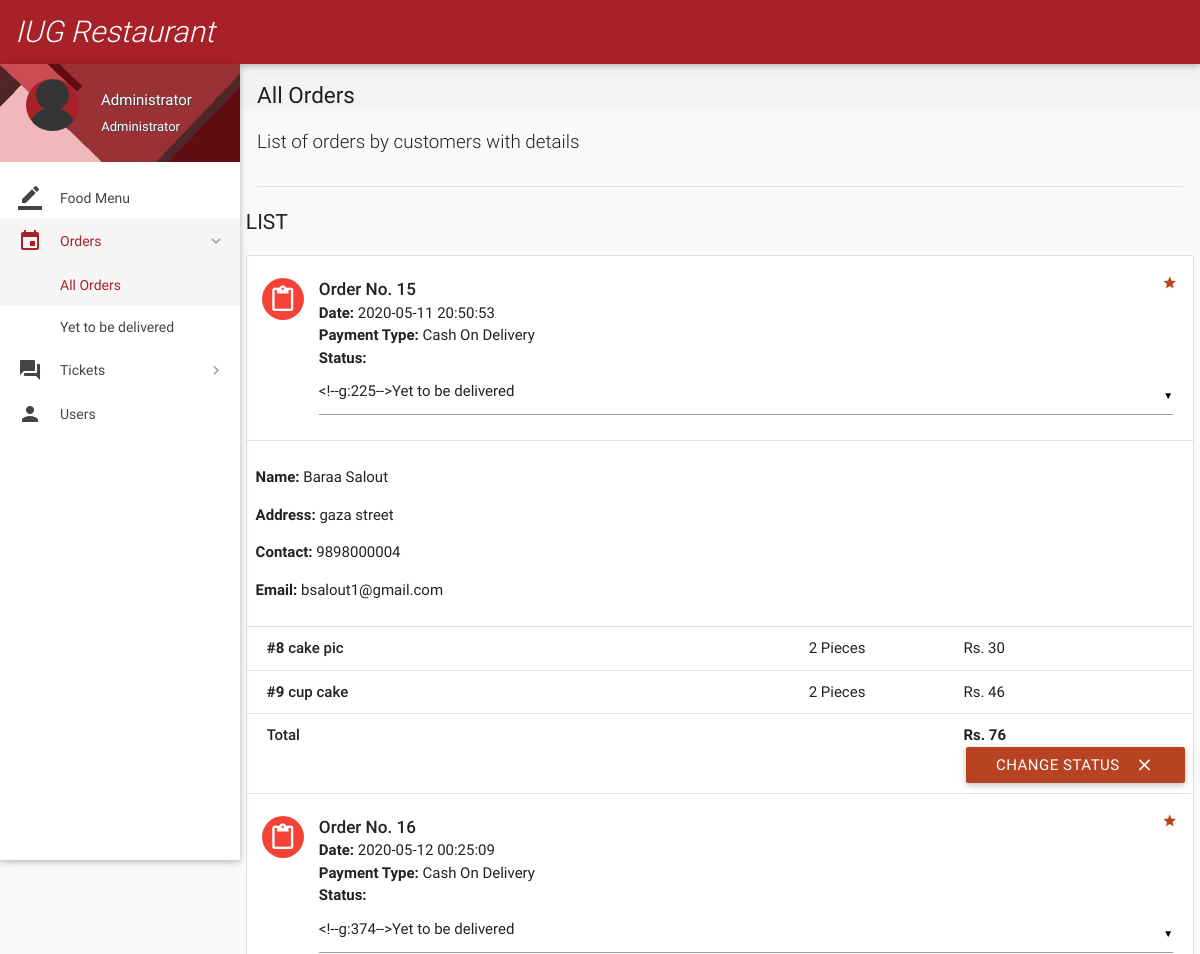
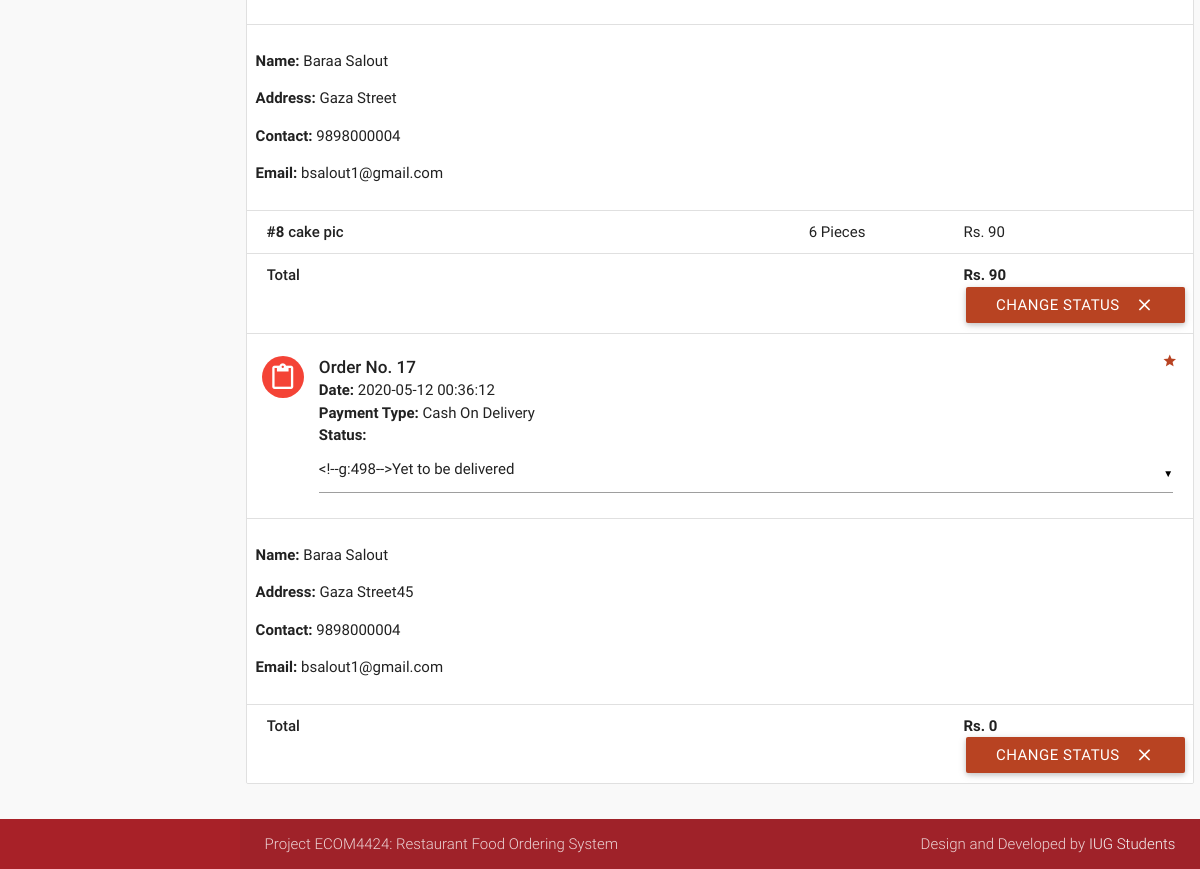
The app's page /all-orders.php (signed in) with its own data (2 pictures, top to bottom).
### tables this page shows
CREATE TABLE `orders` (
  `id` int(11) NOT NULL,
  `customer_id` int(11) NOT NULL,
  `address` varchar(300) NOT NULL,
  `description` varchar(300) NOT NULL,
  `date` datetime NOT NULL DEFAULT current_timestamp(),
  `payment_type` varchar(16) NOT NULL DEFAULT 'Wallet',
  `total` int(11) NOT NULL,
  `status` varchar(25) NOT NULL DEFAULT 'Yet to be delivered',
  `deleted` tinyint(4) NOT NULL DEFAULT 0
);

CREATE TABLE `users` (
  `id` int(11) NOT NULL,
  `role` varchar(15) NOT NULL DEFAULT 'Customer',
  `name` varchar(15) NOT NULL,
  `username` varchar(10) NOT NULL,
  `password` varchar(16) NOT NULL,
  `email` varchar(35) DEFAULT NULL,
  `address` varchar(300) DEFAULT NULL,
  `contact` bigint(11) NOT NULL,
  `verified` tinyint(1) NOT NULL DEFAULT 0,
  `deleted` tinyint(4) NOT NULL DEFAULT 0
);

CREATE TABLE `order_details` (
  `id` int(11) NOT NULL,
  `order_id` int(11) NOT NULL,
  `item_id` int(11) NOT NULL,
  `quantity` int(11) NOT NULL,
  `price` int(11) NOT NULL
);

CREATE TABLE `items` (
  `id` int(11) NOT NULL,
  `name` varchar(20) NOT NULL,
  `price` int(11) NOT NULL,
  `deleted` tinyint(4) NOT NULL DEFAULT 0
);

### includes/connect.php (called while the page is built, shortened)
<?php
$name = $_SESSION['name'];
$role = $_SESSION['role'];
?>

### all-orders.php (the view, shortened to what this page needs)
<?php
include 'includes/connect.php';
	if($_SESSION['admin_sid']==session_id())
	{
		?>
<!DOCTYPE html>
<html lang="en">
<head>
  <link href="css/materialize.min.css" type="text/css" rel="stylesheet" media="screen,projection">
  <link href="css/style.min.css" type="text/css" rel="stylesheet" media="screen,projection">
  <link href="css/custom/custom.min.css" type="text/css" rel="stylesheet" media="screen,projection">
  <link href="js/plugins/perfect-scrollbar/perfect-scrollbar.css" type="text/css" rel="stylesheet" media="screen,projection">
</head>
<body>
  <header id="header" class="page-topbar">
        <div class="navbar-fixed">
            <nav class="navbar-color">
                <div class="nav-wrapper">
                    <ul class="left">
                      <li><a href="#" class="waves-effect waves-block waves-light"> <i  class="light" ><?php echo "IUG Restaurant" ;?></i></a>
                          </li>
                    </ul>
                </div>
            </nav>
        </div>
  </header>
  <div id="main">
    <div class="wrapper">
      <aside id="left-sidebar-nav">
        <ul id="slide-out" class="side-nav fixed leftside-navigation">
            <li class="user-details cyan darken-2">
            <div class="row">
                <div class="col col s4 m4 l4">
                    <img src="images/avatar.jpg" alt="" class="circle responsive-img valign profile-image">
                </div>
                <div class="col col s8 m8 l8">
                    <a class="btn-flat dropdown-button waves-effect waves-light white-text profile-btn" href="#" data-activates="profile-dropdown"><?php echo $name;?> <i class="mdi-navigation-arrow-drop-down right"></i></a>
                    <p class="user-roal"><?php echo $role;?></p>
                </div>
            </div>
            </li>
            <li class="bold"><a href="index.php" class="waves-effect waves-cyan"><i class="mdi-editor-border-color"></i> Food Menu</a>
            </li>
                <li class="no-padding">
                    <ul class="collapsible collapsible-accordion">
                        <li class="bold"><a class="collapsible-header waves-effect waves-cyan active"><i class="mdi-editor-insert-invitation"></i> Orders</a>
                            <div class="collapsible-body">
                                <ul>
								<li class="<?php
								if(!isset($_GET['status'])){
										echo 'active';
									}?>
									"><a href="all-orders.php">All Orders</a>
                                </li>
								<?php
									$sql = mysqli_query($con, "SELECT DISTINCT status FROM orders;");
									while($row = mysqli_fetch_array($sql)){
                                    echo '<li class='.(isset($_GET['status'])?($status == $_GET['status'] ? 'active' : ''): '').'><a href="all-orders.php?status='.$row['status'].'">'.$row['status'].'</a>
                                    </li>';
									}
									?>
                                </ul>
                            </div>
                        </li>
                    </ul>
                </li>
                 <li class="no-padding">
                    <ul class="collapsible collapsible-accordion">
                        <li class="bold"><a class="collapsible-header waves-effect waves-cyan"><i class="mdi-action-question-answer"></i> Tickets</a>
                        </li>
                    </ul>
                </li>
            <li class="bold"><a href="users.php" class="waves-effect waves-cyan"><i class="mdi-social-person"></i> Users</a>
            </li>
        </ul>
        </aside>
      <section id="content">
        <div id="breadcrumbs-wrapper">
          <div class="container">
            <div class="row">
              <div class="col s12 m12 l12">
                <h5 class="breadcrumbs-title">All Orders</h5>
              </div>
            </div>
          </div>
        </div>
        <div class="container">
          <p class="caption">List of orders by customers with details</p>
          <div class="divider"></div>
<div id="work-collections" class="seaction">
					<?php
					if(isset($_GET['status'])){
						$status = $_GET['status'];
					}
					else{
						$status = '%';
					}
					$sql = mysqli_query($con, "SELECT * FROM orders WHERE status LIKE '$status';");
					echo '<div class="row">
                <div>
                    <h4 class="header">List</h4>
                    <ul id="issues-collection" class="collection">';
					while($row = mysqli_fetch_array($sql))
					{
						$status = $row['status'];
						$deleted = $row['deleted'];
						echo '<li class="collection-item avatar">
                              <i class="mdi-content-content-paste red circle"></i>
                              <span class="collection-header">Order No. '.$row['id'].'</span>
                              <p><strong>Date:</strong> '.$row['date'].'</p>
                              <p><strong>Payment Type:</strong> '.$row['payment_type'].'</p>
							  <p><strong>Status:</strong> '.($deleted ? $status : '
							  <form method="post" action="routers/edit-orders.php">
							    <input type="hidden" value="'.$row['id'].'" name="id">
								<select name="status">
								<option value="Yet to be delivered" '.($status=='Yet to be delivered' ? 'selected' : '').'>Yet to be delivered</option>
								<option value="Delivered" '.($status=='Delivered' ? 'selected' : '').'>Delivered</option>
								<option value="Cancelled by Admin" '.($status=='Cancelled by Admin' ? 'selected' : '').'>Cancelled by Admin</option>
								<option value="Paused" '.($status=='Paused' ? 'selected' : '').'>Paused</option>
								</select>
							  ').'</p>
                              <a href="#" class="secondary-content"><i class="mdi-action-grade"></i></a>
                              </li>';
						$order_id = $row['id'];
						$customer_id = $row['customer_id'];
						$sql1 = mysqli_query($con, "SELECT * FROM order_details WHERE order_id = $order_id;");
						$sql3 = mysqli_query($con, "SELECT * FROM users WHERE id = $customer_id;");
							while($row3 = mysqli_fetch_array($sql3))
							{
							echo '<li class="collection-item">
                            <div class="row">
							<p><strong>Name: </strong>'.$row3['name'].'</p>
							<p><strong>Address: </strong>'.$row['address'].'</p>
							'.($row3['contact'] == '' ? '' : '<p><strong>Contact: </strong>'.$row3['contact'].'</p>').'
							'.($row3['email'] == '' ? '' : '<p><strong>Email: </strong>'.$row3['email'].'</p>').'
							'.(!empty($row['description']) ? '<p><strong>Note: </strong>'.$row['description'].'</p>' : '').'
                            </li>';
							}
						while($row1 = mysqli_fetch_array($sql1))
						{
							$item_id = $row1['item_id'];
							$sql2 = mysqli_query($con, "SELECT * FROM items WHERE id = $item_id;");
							while($row2 = mysqli_fetch_array($sql2))
								$item_name = $row2['name'];
							echo '<li class="collection-item">
                            <div class="row">
                            <div class="col s7">
                            <p class="collections-title"><strong>#'.$row1['item_id'].'</strong> '.$item_name.'</p>
                            </div>
                            <div class="col s2">
                            <span>'.$row1['quantity'].' Pieces</span>
                            </div>
                            <div class="col s3">
                            <span>Rs. '.$row1['price'].'</span>
                            </div>
                            </div>
                            </li>';
						}
								echo'<li class="collection-item">
                                        <div class="row">
                                            <div class="col s7">
                                                <p class="collections-title"> Total</p>
                                            </div>
                                            <div class="col s2">
											<span> </span>
                                            </div>
                                            <div class="col s3">
                                                <span><strong>Rs. '.$row['total'].'</strong></span>
                                            </div>';
								if(!$deleted){
								echo '<button class="btn waves-effect waves-light right submit" type="submit" name="action">Change Status
                                              <i class="mdi-content-clear right"></i>
										</button>
										</form>';
								}
								echo'</div></li>';
					}
					?>
					</ul>
                </div>
              </div>
            </div>
        </div>
      </section>
    </div>
  </div>
  <footer class="page-footer">
    <div class="footer-copyright">
      <div class="container">
        <span>Project ECOM4424: Restaurant Food Ordering System  </span>
        <span class="right"> Design and Developed by <a class="grey-text text-lighten-4" href="#">IUG Students</a></span>
        </div>
    </div>
  </footer>
</body>
</html>
<?php
	}
?>

### records on screen
orders: id "15", date "2020-05-11 20:50:53", payment_type "Cash On Delivery", address "gaza street", total "76", deleted "CHANGE STATUS"
users: name "Baraa Salout", contact "9898000004", email "bsalout1@gmail.com"
order_details: item "8", item.name "cake pic", quantity "2", price "30"
order_details: item "9", item.name "cup cake", quantity "2", price "46"
orders: id "16", date "2020-05-12 00:25:09", payment_type "Cash On Delivery", address "Gaza Street", total "90", deleted "CHANGE STATUS"
order_details: item "8", item.name "cake pic", quantity "6", price "90"
orders: id "17", date "2020-05-12 00:36:12", payment_type "Cash On Delivery", address "Gaza Street45", total "0", deleted "CHANGE STATUS"

### other values on screen
$name "Administrator"
$role "Administrator"
$row['status'] "Yet to be delivered"
